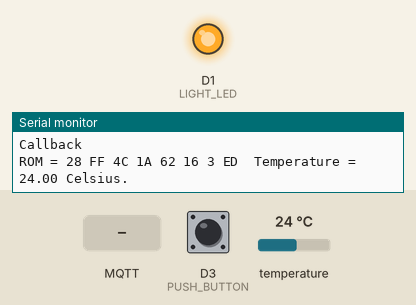
This program was run on a simulated ESP8266 (NodeMCU). Parts: output pins drawn as LEDs (lit = HIGH), the last lines printed to the serial monitor. The test bench sets the inputs (shaded band); at power-on: D3 (PUSH_BUTTON) HIGH, temperature 24 °C. WiFi joins after 1.5 s; servers stay silent unless stated; random numbers use the default seed unless the program sets one; no MQTT or app messages arrive unless stated; not simulated (calls return 0 or success): ../../.secret/secret.cpp.

Above: at 1.3 s.
1.4 s: MQTT message "State 0" arrives on the first subscribed topic
At 2.1 s:
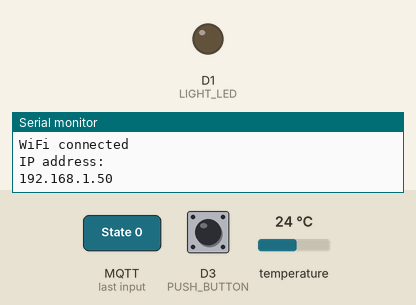
3.1 s: D3 (PUSH_BUTTON) pulled LOW for 3.2 s
7.8 s: D3 (PUSH_BUTTON) pulled LOW for 0.15 s
11.7 s: D3 (PUSH_BUTTON) pulled LOW for 1 s
At 12.8 s:
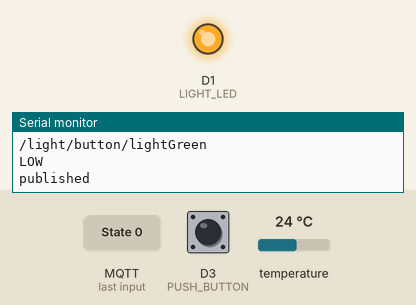
14.2 s: MQTT message "1" arrives on the first subscribed topic
15.7 s: MQTT message "on" arrives on the first subscribed topic
Timing chart, 0 to 18.2 s (numbered marks = the images above; inputs shaded):
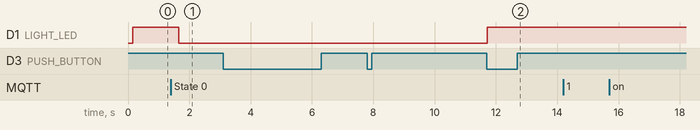

Measured:
- after the input at 11.7 s, D1 (LIGHT_LED): LOW → HIGH at once

The program:

main.cpp
```cpp
#include "env.cpp"
#include <Arduino.h>

const char *ssid = SECR_SSID;
const char *password = SECR_PASSWORD;
const char *mqtt_server = SECR_MQTT_SERVER;
const char *mqtt_user = SECR_MQTT_USER;
const char *mqtt_password = SECR_MQTT_PASSWORD;
const char *mqtt_client_id = MQTT_CLIENT_ID;
const char *mqtt_client_unique_id;
const char *mqtt_topic_subscribe;
const char *mqtt_topic_publish = CONNECTED_TOPIC;
String mqttSubscibe;
String mqttButtonPressPublish;
String mqttTemperaturePublish;
String mqttClientUniqueueId;

int lastInputStatus;

unsigned long lastMqttReconectTime;
unsigned long lastInputStatusCounter;

bool lastTimeWifiConnected;

#include <ESP8266WiFi.h>
#include <PubSubClient.h>
#include "TemperatureReader.h"

#define PUSH_BUTTON D3
#define LIGHT_LED D1
#define ONE_WIRE_PIN D7

#define BUTTON_DOWN 0
#define BUTTON_UP 1

#define LIGHT_LED_ON 1
#define LIGHT_LED_OFF 0

#define PUSH_BUTTON_SWITCH_TIME_IN_MS 10
#define MQTT_RECONNECT_TIME_IN_MS 5000

int lastLightStatus;

WiFiClient espClient;
PubSubClient client(espClient);
TemperatureReader tempartureReader;

long int value = 0;

void setup_pins()
{
  delay(50);
  pinMode(PUSH_BUTTON, INPUT);
  pinMode(LIGHT_LED, OUTPUT);
  delay(50);
  digitalWrite(LIGHT_LED, LIGHT_LED_OFF);
  lastInputStatus = digitalRead(PUSH_BUTTON);
  lastLightStatus = LIGHT_LED_OFF;
}

void setup_wifi()
{
  delay(10);
  // We start by connecting to a WiFi network
  Serial.println();
  Serial.print("Connecting to ");
  Serial.println(ssid);

  WiFi.begin(ssid, password);
  WiFi.setAutoConnect(true);

  if (WiFi.isConnected())
  {
    Serial.println("");
    Serial.println("WiFi connected");
    Serial.println("IP address: ");
    Serial.println(WiFi.localIP());
    Serial.println("");
    lastTimeWifiConnected = true;
  }
  else
  {
    lastTimeWifiConnected = false;
  }

  randomSeed(micros());
}

void temparture(byte *sensorAddress, float celsius)
{
  Serial.println("Callback");
  byte i;
  Serial.print("ROM =");
  for (i = 0; i < 8; i++)
  {
    Serial.write(' ');
    Serial.print(sensorAddress[i], HEX);
  }
  Serial.print("  Temperature = ");
  Serial.print(celsius);
  Serial.println(" Celsius.");


  if (client.connected())
  {
    String strCelsius=String(celsius,2);
    client.publish(mqttTemperaturePublish.c_str(), strCelsius.c_str());
    Serial.println(mqttTemperaturePublish.c_str());
    Serial.println(strCelsius.c_str());
    Serial.println("published");
  }
}

void setup_temparture_reader()
{
  tempartureReader.setCallback(temparture);
  tempartureReader.begin(ONE_WIRE_PIN, 8000);
}

void callback(char *topic, byte *payload, unsigned int length)
{
  Serial.print("Message arrived [");
  Serial.print(topic);
  Serial.print("] ");
  for (unsigned int i = 0; i < length; i++)
  {
    Serial.print((char)payload[i]);
  }
  Serial.println();

  char MD = (char)payload[0];
  // Switch on the LED if an 1 was received as first character
  if ('H' == MD)
  {
    lastLightStatus = LIGHT_LED_ON;
    digitalWrite(LIGHT_LED, lastLightStatus);
  }
  else if ('L' == MD)
  {
    lastLightStatus = LIGHT_LED_OFF;
    digitalWrite(LIGHT_LED, lastLightStatus);
  }
}

void handle_input_button()
{
  int button_status = digitalRead(PUSH_BUTTON);
  if (lastInputStatus != button_status)
  {
    unsigned long time = millis();
    if (time - lastInputStatusCounter > PUSH_BUTTON_SWITCH_TIME_IN_MS)
    {
      lastInputStatusCounter = millis();
      lastInputStatus = button_status;

      if (BUTTON_DOWN == lastInputStatus)
      {
        if (lastLightStatus == LIGHT_LED_OFF)
        {
          lastLightStatus = LIGHT_LED_ON;
          digitalWrite(LIGHT_LED, lastLightStatus);
        }
        else
        {
          lastLightStatus = LIGHT_LED_OFF;
          digitalWrite(LIGHT_LED, lastLightStatus);
        }
      }

      if (client.connected())
      {
        client.publish(mqttButtonPressPublish.c_str(), BUTTON_DOWN == lastInputStatus ? "HIGH" : "LOW");
        Serial.println(mqttButtonPressPublish.c_str());
        Serial.println(BUTTON_DOWN == lastInputStatus ? "HIGH" : "LOW");
        Serial.println("published");
      }
    }
  }
  else
  {
    lastInputStatusCounter = millis();
  }
}

void reconnect()
{
  if (WiFi.isConnected())
  {
    if (!lastTimeWifiConnected)
    {
      Serial.println("");
      Serial.println("WiFi connected");
      Serial.println("IP address: ");
      Serial.println(WiFi.localIP());
      Serial.println("");
      lastTimeWifiConnected = true;
    }

    digitalWrite(LIGHT_LED, LIGHT_LED_OFF);
    // Loop until we're reconnected
    if (!client.connected())
    {
      if (millis() - lastMqttReconectTime > MQTT_RECONNECT_TIME_IN_MS)
      {
        Serial.print("Attempting MQTT connection...");
        // Create a random client ID
        // Attempt to connect
        if (client.connect(mqttClientUniqueueId.c_str(), mqtt_user, mqtt_password))
        {
          Serial.println();
          Serial.println("connected");
          // ... and resubscribe
          client.subscribe(mqttSubscibe.c_str());
          // Once connected, publish an announcement...
          Serial.println(mqttSubscibe.c_str());
          Serial.println("subscribed");
          client.publish(mqtt_topic_publish, mqtt_client_id);
          Serial.println(mqtt_topic_publish);
          Serial.println(mqtt_client_id);
          Serial.println("published");
          lastMqttReconectTime = 0;
        }
        else
        {
          lastMqttReconectTime = millis();
          //lastMqttReconnectAtempt = gettime;
          Serial.println();
          Serial.print("failed, rc=");
          Serial.print(client.state());
          Serial.printf("try again in %d seconds\n", (int)(MQTT_RECONNECT_TIME_IN_MS / 1000));
          Serial.println();
        }
      }
    }
  }
  else
  {
    lastMqttReconectTime = 0;
    lastTimeWifiConnected = false;
    digitalWrite(LIGHT_LED, LIGHT_LED_ON);
  }
}

void setup()
{
  delay(50);
  lastMqttReconectTime = 0;
  lastInputStatusCounter = 0;

  mqttClientUniqueueId = String(MQTT_CLIENT_ID);
  mqttClientUniqueueId += String("-");
  mqttClientUniqueueId += String(random(0xffff), HEX);

  mqttButtonPressPublish = String(BUTTON_TOPIC);
  mqttButtonPressPublish += String(MQTT_CLIENT_ID);

  mqttTemperaturePublish = String(TEMPERATURE_TOPIC);
  mqttTemperaturePublish += String(MQTT_CLIENT_ID);

  mqttSubscibe = String(COMMAND_TOPIC);
  mqttSubscibe += String(MQTT_CLIENT_ID);

  setup_pins();
  Serial.begin(115200);
  setup_wifi();
  client.setServer(mqtt_server, 1883);
  client.setCallback(callback);
  setup_temparture_reader();
}

void loop()
{
  if (!client.connected())
  {
    reconnect();
  }
  handle_input_button();
  client.loop();
  tempartureReader.loop();
  delay(5); // give a little rest for CPU. Less heat is produced.
}
```

TemperatureReader.cpp
```cpp
// Based on:
// OneWire DS18S20, DS18B20, DS1822 Temperature Example
//
// http://www.pjrc.com/teensy/td_libs_OneWire.html
//
// The DallasTemperature library can do all this work for you!
// https://github.com/milesburton/Arduino-Temperature-Control-Library
//
// Adopted by Mariusz Krzanowski to use with MQTT Broker

#include <Arduino.h>
#include <OneWire.h>
#include "TemperatureReader.h"

#define TEMPERATURE_READER_WRITE_TO_SERIAL_NO

TemperatureReader::TemperatureReader()
{
    this->dsRader = NULL;
    this->callback = NULL;

    this->state = 0;
    this->stateSwitchTime = millis();

    this->present = 0;
    this->type_s = 0;
    this->celsius = 0.0;
}

void TemperatureReader::setCallback(std::function<void(byte *, float)> callback)
{
    this->callback = callback;
}

void TemperatureReader::handleState0()
{
    if (!this->dsRader->search(addr))
    {
#ifdef TEMPERATURE_READER_WRITE_TO_SERIAL
        Serial.println("No more addresses.");
        Serial.println();
#endif
        this->dsRader->reset_search();
        state = 1;
        stateSwitchTime = millis();
        return;
    }

    if (OneWire::crc8(addr, 7) != addr[7])
    {
#ifdef TEMPERATURE_READER_WRITE_TO_SERIAL
        Serial.println("CRC is not valid!");
#endif
        return;
    }

    // the first ROM byte indicates which chip
    switch (addr[0])
    {
    case 0x10:
#ifdef TEMPERATURE_READER_WRITE_TO_SERIAL
        Serial.println("  Chip = DS18S20"); // or old DS1820
#endif
        type_s = 1;
        break;
    case 0x28:
#ifdef TEMPERATURE_READER_WRITE_TO_SERIAL
        Serial.println("  Chip = DS18B20");
#endif
        type_s = 0;
        break;
    case 0x22:
#ifdef TEMPERATURE_READER_WRITE_TO_SERIAL
        Serial.println("  Chip = DS1822");
#endif
        type_s = 0;
        break;
    default:
#ifdef TEMPERATURE_READER_WRITE_TO_SERIAL
        Serial.println("Device is not a DS18x20 family device.");
#endif
        return;
    }

    dsRader->reset();
    dsRader->select(addr);
    dsRader->write(0x44, 1); // start conversion, with parasite power on at the end

    state = 2;
    stateSwitchTime = millis();
}
void TemperatureReader::handleState1()
{
    if (millis() - stateSwitchTime > pauseBeforeNextRead)
    {
        state = 0;
    }
}

void TemperatureReader::handleState2()
{
    if (millis() - stateSwitchTime > 1000)
    {
        state = 3;
    }
}
void TemperatureReader::handleState3()
{
    byte i;
    present = dsRader->reset();
    dsRader->select(addr);
    dsRader->write(0xBE); // Read Scratchpad

#ifdef TEMPERATURE_READER_WRITE_TO_SERIAL
    Serial.print("  Data = ");
    Serial.print(present, HEX);
    Serial.print(" ");
#endif
    for (i = 0; i < 9; i++)
    { // we need 9 bytes
        data[i] = dsRader->read();
#ifdef TEMPERATURE_READER_WRITE_TO_SERIAL
        Serial.print(data[i], HEX);
        Serial.print(" ");
#endif
    }

#ifdef TEMPERATURE_READER_WRITE_TO_SERIAL
    Serial.print(" CRC=");
    Serial.print(OneWire::crc8(data, 8), HEX);
    Serial.println();
#endif

    // Convert the data to actual temperature
    // because the result is a 16 bit signed integer, it should
    // be stored to an "int16_t" type, which is always 16 bits
    // even when compiled on a 32 bit processor.
    int16_t raw = (data[1] << 8) | data[0];
    if (type_s)
    {
        raw = raw << 3; // 9 bit resolution default
        if (data[7] == 0x10)
        {
            // "count remain" gives full 12 bit resolution
            raw = (raw & 0xFFF0) + 12 - data[6];
        }
    }
    else
    {
        byte cfg = (data[4] & 0x60);
        // at lower res, the low bits are undefined, so let's zero them
        if (cfg == 0x00)
            raw = raw & ~7; // 9 bit resolution, 93.75 ms
        else if (cfg == 0x20)
            raw = raw & ~3; // 10 bit res, 187.5 ms
        else if (cfg == 0x40)
            raw = raw & ~1; // 11 bit res, 375 ms
                            //// default is 12 bit resolution, 750 ms conversion time
    }
    celsius = (float)raw / 16.0;
    // fahrenheit = celsius * 1.8 + 32.0;
    // Serial.print("  Temperature = ");

#ifdef TEMPERATURE_READER_WRITE_TO_SERIAL
    Serial.print(celsius);
    Serial.println(" Celsius.");
#endif

    if (callback)
    {
        byte addr2[8];
        memccpy(addr2, addr, 8, sizeof(byte));
        callback(addr, celsius);
    }
    state = 0;
}

void TemperatureReader::loop()
{
    if (this->dsRader == NULL)
    {
        return;
    }

    switch (state)
    {
    case 0:
#ifdef TEMPERATURE_READER_WRITE_TO_SERIAL
        Serial.println();
        Serial.println("State 0");
#endif
        handleState0();
        break;
    case 1:
#ifdef TEMPERATURE_READER_WRITE_TO_SERIAL
        Serial.print(".");
#endif
        handleState1();
        break;
    case 2:
#ifdef TEMPERATURE_READER_WRITE_TO_SERIAL
        Serial.print(":");
#endif
        handleState2();
        break;
    case 3:
#ifdef TEMPERATURE_READER_WRITE_TO_SERIAL
        Serial.println();
        Serial.println("State 3");
#endif
        handleState3();
        break;
    default:
        state = 0;
        break;
    }
}

void TemperatureReader::begin(int pin, uint64_t pauseBeforeNextRead)
{
    this->dsRader = new OneWire(pin);
    this->pauseBeforeNextRead=pauseBeforeNextRead;
}
```

TemperatureReader.h
```cpp
#ifndef TemperatureReader_h
#define TemperatureReader_h

#include <Arduino.h>
#include <OneWire.h>

class TemperatureReader
{
private:
    uint64_t pauseBeforeNextRead;
    std::function<void(byte *, float)> callback;
    OneWire *dsRader;

    int state;
    unsigned long stateSwitchTime;

    // used by OneWire

    byte present;
    byte type_s;
    byte data[12];
    byte addr[8];
    float celsius;

    void handleState0();
    void handleState1();
    void handleState2();
    void handleState3();
protected:
    // empty for now
public:
    TemperatureReader();
    void begin(int, uint64_t);
    void setCallback(std::function<void(byte *, float)>);
    void loop();
};

#endif
```

env.cpp
```cpp
#include "../../.secret/secret.cpp"

#ifndef SECR_DATA_DEFINED
#warning "Update data in this section"
#define SECR_SSID "iotdemo"
#define SECR_PASSWORD "iotpasswd"
#define SECR_MQTT_SERVER "192.168.0.10"
#define SECR_MQTT_USER "UserMqtt"
#define SECR_MQTT_PASSWORD "PasswordMqtt"
#endif

#define CONNECTED_TOPIC "/light/connected" // Remember to update it before firware upload !!!
#define COMMAND_TOPIC "/light/command/"
#define BUTTON_TOPIC "/light/button/"
#define TEMPERATURE_TOPIC "/temperature/"
#define MQTT_CLIENT_ID "lightGreen" // Remember to update it before firware upload !!!

// lightGreen
// lightRed
// lightYellow
```
